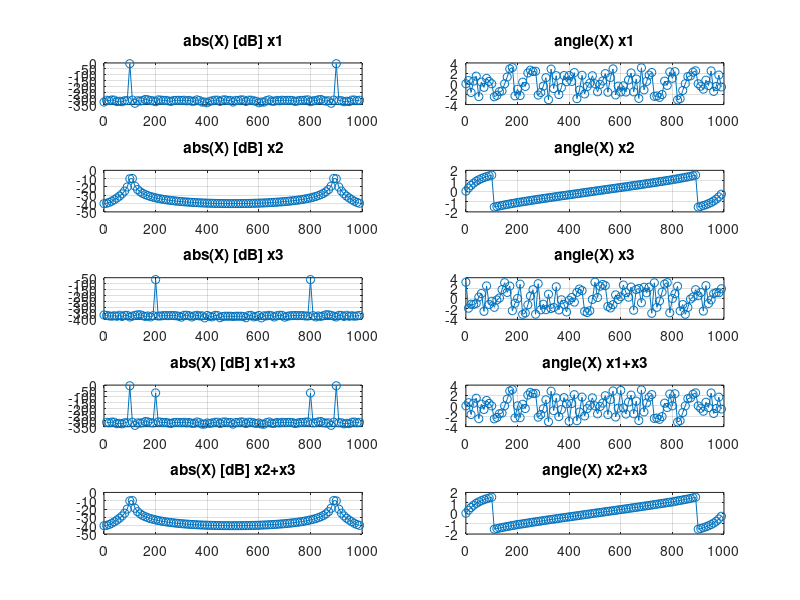
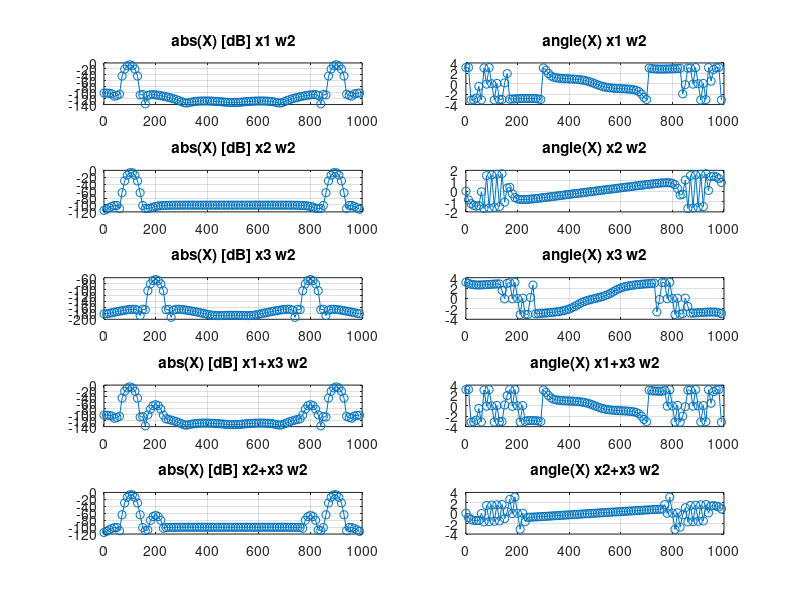
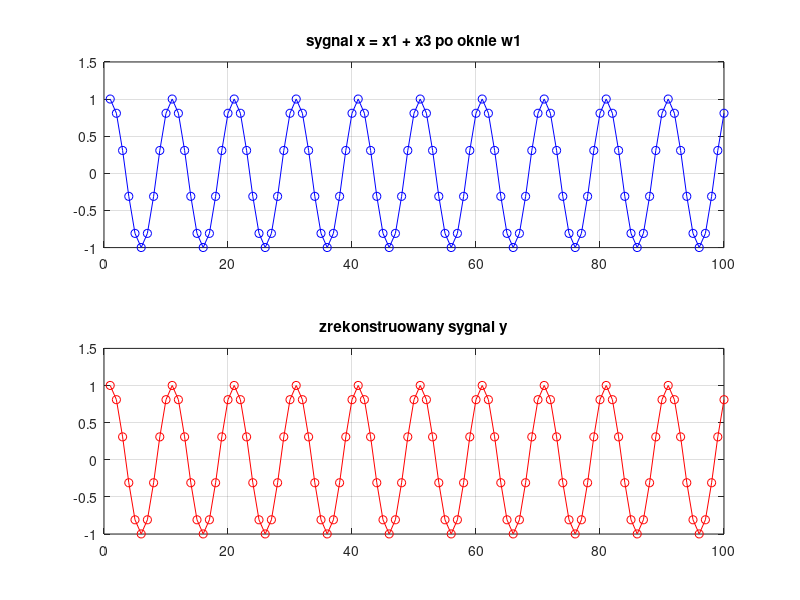
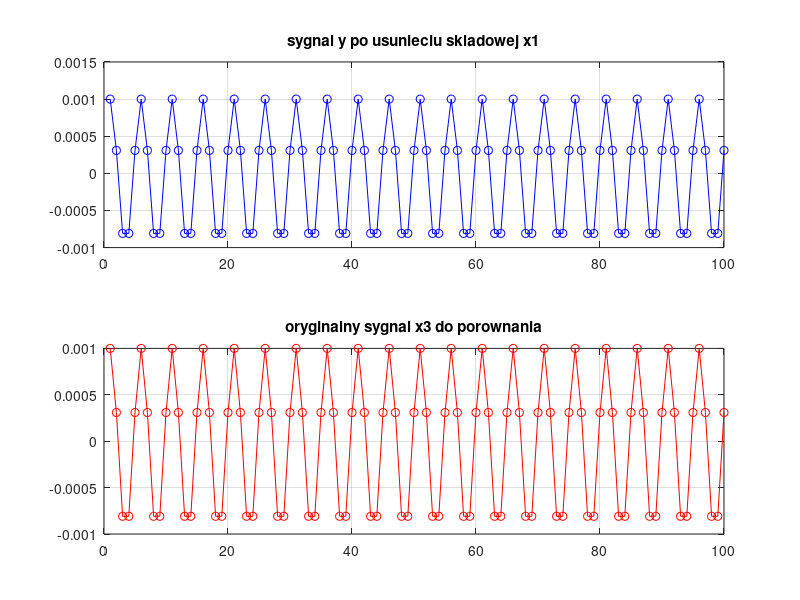

The MATLAB source for these figures, in order:
% cps04_problem_4_6.m
clear all; close all; clc;

% macierze dft
N = 100;
k = (0:N-1);
n = (0:N-1);
A = exp(-j*2*pi/N*k'*n);    % macierz analizy dft
S = A';                    % macierz syntezy dft

% os czasu i czestotliwosci
fs = 1000;
dt = 1/fs;
t = dt*(0:N-1).';
T = N*dt;
f0 = 1/T;
fk = f0*(0:N-1);

% sygnaly
x1 = cos(2*pi*(10*f0)*t);
x2 = cos(2*pi*(10.5*f0)*t);
x3 = 0.001*cos(2*pi*(20*f0)*t);

% okna
w1 = boxcar(N);          % okno prostokatne
w2 = chebwin(N,100);     % okno czebyszewa

%% CZESC 1 okno prostokatne w1

w = w1;
scale = 1/sum(w);

Xs = {x1, x2, x3, x1+x3, x2+x3};
Xs_title = {'x1','x2','x3','x1+x3','x2+x3'};

figure;
for i = 1:length(Xs)

    x = Xs{i};
    xw = x .* w;

    % dft
    X1 = A*xw;
    X2 = fft(xw);

    error1 = max(abs(X1 - X2));

    X = scale*X2;

    subplot(length(Xs),2,2*i-1)
    plot(fk,20*log10(abs(X)),'o-'); grid on
    title(['abs(X) [dB] ', Xs_title{i}])

    subplot(length(Xs),2,2*i)
    plot(fk,angle(X),'o-'); grid on
    title(['angle(X) ', Xs_title{i}])

end

%% CZESC 2 okno czebyszewa w2

w = w2;
scale = 1/sum(w);

figure;
for i = 1:length(Xs)

    x = Xs{i};
    xw = x .* w;

    X = scale*fft(xw);

    subplot(length(Xs),2,2*i-1)
    plot(fk,20*log10(abs(X)),'o-'); grid on
    title(['abs(X) [dB] ', Xs_title{i},' w2'])

    subplot(length(Xs),2,2*i)
    plot(fk,angle(X),'o-'); grid on
    title(['angle(X) ', Xs_title{i},' w2'])

end

%% CZESC 3 rekonstrukcja i filtracja widma

x = x1 + x3;
w = w1;
scale = 1/sum(w);

xw = x .* w;
X = scale*fft(xw);

% rekonstrukcja bez zmian widma
y = S*X;
error2 = max(abs(xw - y))

figure;
subplot(2,1,1)
plot(xw,'bo-'); grid on
title('sygnal x = x1 + x3 po oknie w1')

subplot(2,1,2)
plot(real(y),'ro-'); grid on
title('zrekonstruowany sygnal y')

% usuniecie skladowej x1
X(1+10) = 0;
X(N-10+1) = 0;

y_filt = S*X;

figure;
subplot(2,1,1)
plot(real(y_filt),'bo-'); grid on
title('sygnal y po usunieciu skladowej x1')

subplot(2,1,2)
plot(x3,'ro-'); grid on
title('oryginalny sygnal x3 do porownania')

%   porownanie widm obliczonych przez A*x
%   oraz fft potwierdza ze funkcja fft
%   realizuje dyskretna transformacje fouriera
%
%   dla okna prostokatnego w1 widmo x1
%   jest skupione w jednym prazku
%   natomiast dla x2 pojawia sie przeciek widma
%   z powodu niedopasowania czestotliwosci
%
%   sygnal x3 przy w1 jest niewidoczny
%   poniewaz zostaje zamaskowany
%   przez listki boczne silnych skladowych
%
%   zastosowanie okna czebyszewa w2
%   zmniejsza listki boczne
%   dzieki czemu skladowa x3 staje sie widoczna
%
%   po usunieciu prazkow odpowiadajacych x1
%   zrekonstruowany sygnal y zawiera tylko x3
